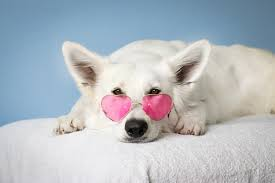
#> input picture 235.jpeg, 275 x 183 px
$ python inverted_image.py
#> lines starting #> are read from the running program, lines starting #| are printed output that depends on the picture
import cv2

image = cv2.imread("235.jpeg")
#> image is the input picture: shape (183, 275, 3); mean B, G, R 192.2, 185.4, 178.6
gray_image = cv2.cvtColor(image, cv2.COLOR_BGR2GRAY)
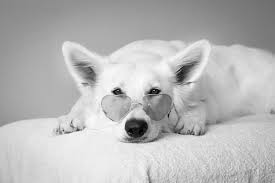
#> gray_image: shape (183, 275); min 0, max 254, mean 184.1
inverted_image = 255 - gray_image
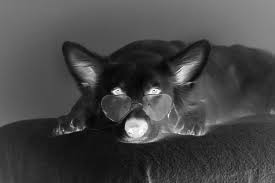
#> inverted_image: shape (183, 275); min 1, max 255, mean 70.9
cv2.imshow("Inverted Image", inverted_image)
cv2.waitKey(0)
